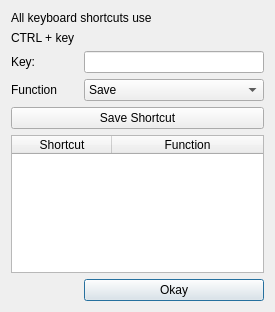
<?xml version="1.0" encoding="UTF-8"?>
<ui version="4.0">
 <class>ShortcutDialog</class>
 <widget class="QDialog" name="ShortcutDialog">
  <property name="geometry">
   <rect>
    <x>0</x>
    <y>0</y>
    <width>275</width>
    <height>312</height>
   </rect>
  </property>
  <property name="windowTitle">
   <string>Dialog</string>
  </property>
  <layout class="QGridLayout" name="gridLayout">
   <item row="9" column="1">
    <widget class="QPushButton" name="okayButton">
     <property name="text">
      <string>Okay</string>
     </property>
    </widget>
   </item>
   <item row="0" column="0" colspan="2">
    <widget class="QLabel" name="instructions1">
     <property name="text">
      <string>All keyboard shortcuts use</string>
     </property>
    </widget>
   </item>
   <item row="3" column="0">
    <widget class="QLabel" name="keyEntryLabel">
     <property name="text">
      <string>Key: </string>
     </property>
    </widget>
   </item>
   <item row="3" column="1">
    <widget class="QLineEdit" name="keyEntry"/>
   </item>
   <item row="2" column="0">
    <widget class="QLabel" name="instructions2">
     <property name="text">
      <string>CTRL + key </string>
     </property>
    </widget>
   </item>
   <item row="7" column="0" rowspan="2" colspan="2">
    <widget class="QTableWidget" name="shortcutTable">
     <attribute name="horizontalHeaderCascadingSectionResizes">
      <bool>false</bool>
     </attribute>
     <attribute name="horizontalHeaderStretchLastSection">
      <bool>true</bool>
     </attribute>
     <column>
      <property name="text">
       <string>Shortcut</string>
      </property>
     </column>
     <column>
      <property name="text">
       <string>Function</string>
      </property>
     </column>
    </widget>
   </item>
   <item row="5" column="0" colspan="2">
    <widget class="QPushButton" name="saveShortcutButton">
     <property name="text">
      <string>Save Shortcut</string>
     </property>
    </widget>
   </item>
   <item row="4" column="1">
    <widget class="QComboBox" name="functionDropdown">
     <item>
      <property name="text">
       <string>Save</string>
      </property>
     </item>
     <item>
      <property name="text">
       <string>Save As</string>
      </property>
     </item>
     <item>
      <property name="text">
       <string>Open</string>
      </property>
     </item>
     <item>
      <property name="text">
       <string>Edit Shortcuts</string>
      </property>
     </item>
     <item>
      <property name="text">
       <string>New Button</string>
      </property>
     </item>
     <item>
      <property name="text">
       <string>New Command Box</string>
      </property>
     </item>
     <item>
      <property name="text">
       <string>Beginning of Line</string>
      </property>
     </item>
     <item>
      <property name="text">
       <string>End of Line</string>
      </property>
     </item>
     <item>
      <property name="text">
       <string>Delete Line</string>
      </property>
     </item>
     <item>
      <property name="text">
       <string>Beginning of File</string>
      </property>
     </item>
     <item>
      <property name="text">
       <string>End of File</string>
      </property>
     </item>
    </widget>
   </item>
   <item row="4" column="0">
    <widget class="QLabel" name="functionLabel">
     <property name="text">
      <string>Function</string>
     </property>
    </widget>
   </item>
  </layout>
 </widget>
 <resources/>
 <connections/>
</ui>
